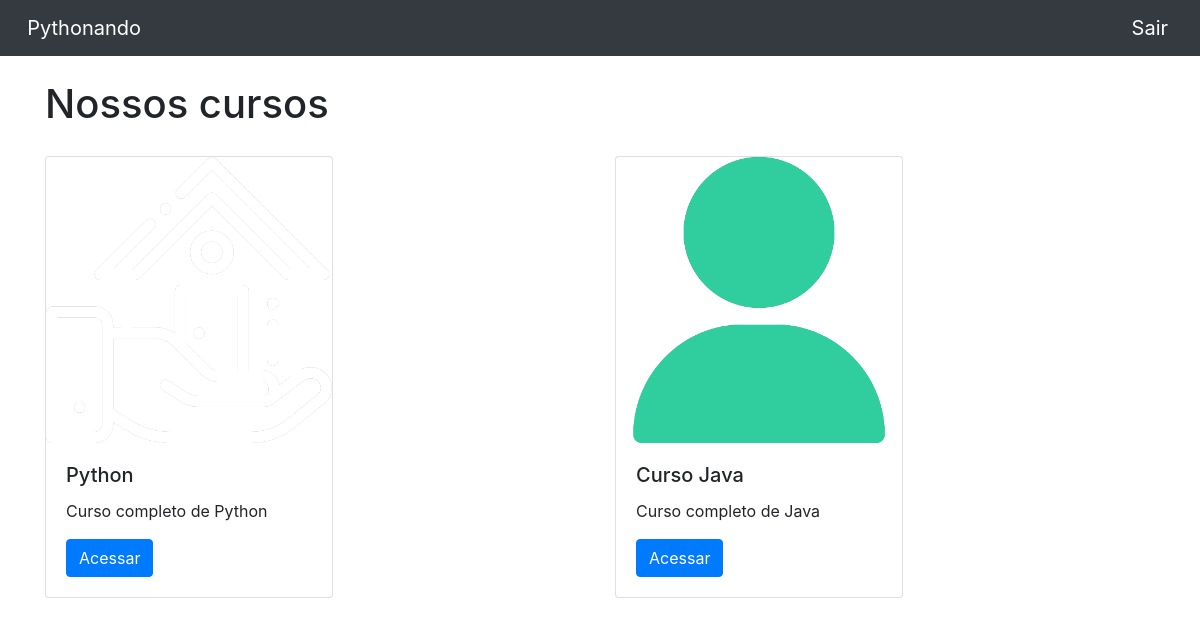
Screenshot of /home/ (signed in) with the database file from the repository.
### cursos/models.py (models this page shows, shortened)
class Cursos(models.Model):
    nome = models.CharField(max_length = 100)
    descricao = models.TextField()
    thumb = models.ImageField(upload_to = "thumb_cursos")

### cursos/views.py (the view)
# urls.py: path('', views.home, name="home"),
@login_required(login_url="/auth/login/")
def home(request):
    if request.method =="GET":
        cursos = Cursos.objects.all()
        aulas = Aulas.objects.all()
        return render(request,'cursos.html',{'cursos':cursos,'aulas':aulas})

### cursos/templates/cursos.html (shortened to what this page needs)
{% extends 'base.html'%}
{% block 'body' %}
<div class="container">
  <br>
  <h1>Nossos cursos</h1>
  <div class="row">
      {% for i in cursos %}
          <div style="margin-top: 20px;" class="col-md">
              <div class="card" style="width: 18rem;">
                  <img class="card-img-top" src="{{i.thumb.url}}" alt="Card image cap">
                  <div class="card-body">
                    <h5 class="card-title">{{i.nome}}</h5>
                    <p class="card-text">{{i.descricao}}</p>
                    <a href="{% url 'curso' i.id %}" class="btn btn-primary">Acessar</a>
                  </div>
                </div>
          </div>
      {% endfor %}
  </div>
</div>
{% endblock %}

### rows the page displays
Cursos: thumb (picture), nome "Python", descricao "Curso completo de Python"
Cursos: thumb (placeholder picture), nome "Curso Java", descricao "Curso completo de Java"
